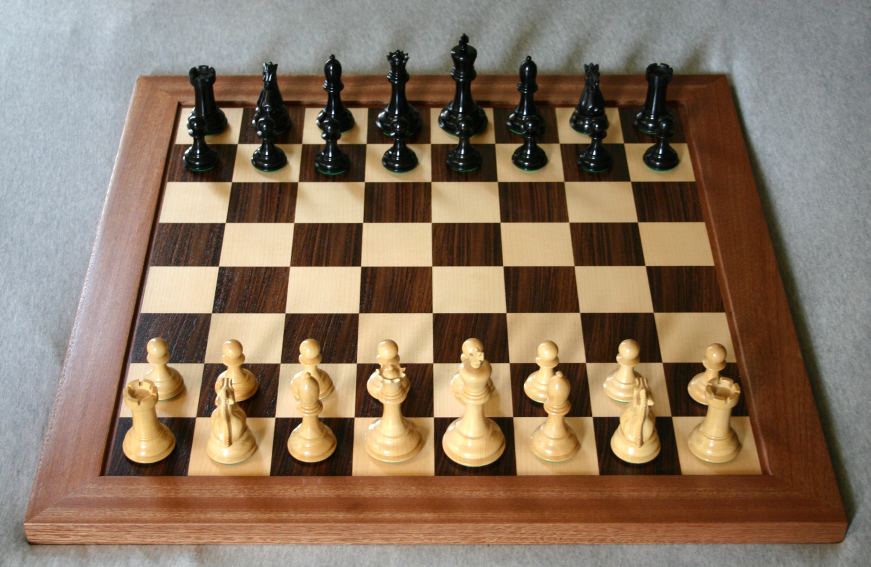
#> input picture test.jpg, 2611 x 1699 px (shown at 1/3 size)
$ python chess.py --image test.jpg   (older library calls are emulated)
#> lines starting #> are read from the running program, lines starting #| are printed output that depends on the picture; after the words box and inside, x2 and y2 are one past the last pixel; in counts of white or black regions, pixels touching at a corner belong together
import numpy as np
import cv2
import argparse
from sklearn.cluster import AgglomerativeClustering, DBSCAN
from scipy.spatial.distance import pdist, squareform
import matplotlib.pyplot as plt


def _absolute_angle_difference(x, y):
    diff = np.mod(np.abs(x - y), 2 * np.pi)
    # angles are cyclical so return smaller of the two possible differences
    return np.min(np.stack([diff, np.pi - diff], axis=-1), axis=-1)


def _get_intersection(rho1, theta1, rho2, theta2):
    cos_t1 = np.cos(theta1)
    cos_t2 = np.cos(theta2)
    sin_t1 = np.sin(theta1)
    sin_t2 = np.sin(theta2)
    x = (sin_t1 * rho2 - sin_t2 * rho1) / (cos_t2 * sin_t1 - cos_t1 * sin_t2)
    y = (cos_t1 * rho2 - cos_t2 * rho1) / (sin_t2 * cos_t1 - sin_t1 * cos_t2)
    return x, y


def _fix_negative_rho(lines: np.ndarray) -> np.ndarray:
    lines = lines.copy()
    neg_rho_mask = lines[..., 0] < 0
    lines[neg_rho_mask, 0] = -lines[neg_rho_mask, 0]
    lines[neg_rho_mask, 1] = lines[neg_rho_mask, 1] - np.pi
    return lines


def main(args):
    # load the image
    image = cv2.imread(args["image"])
#> image is the input picture: shape (1699, 2611, 3); mean B, G, R 97.9, 117.7, 137.7
    gray = cv2.cvtColor(image, cv2.COLOR_BGR2GRAY)
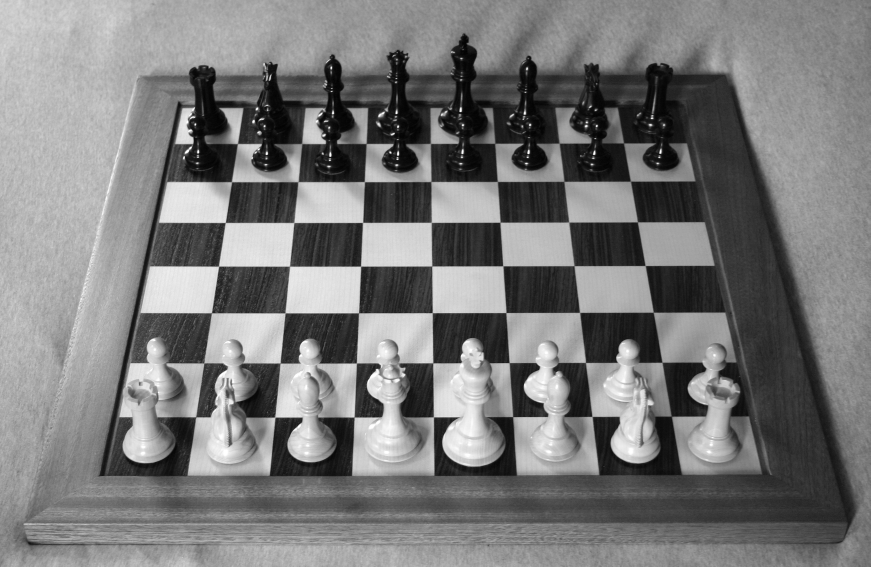
#> gray: shape (1699, 2611) (shown at 1/3 size); min 0, max 255, mean 121.4
    edged = cv2.Canny(gray, 90, 400)
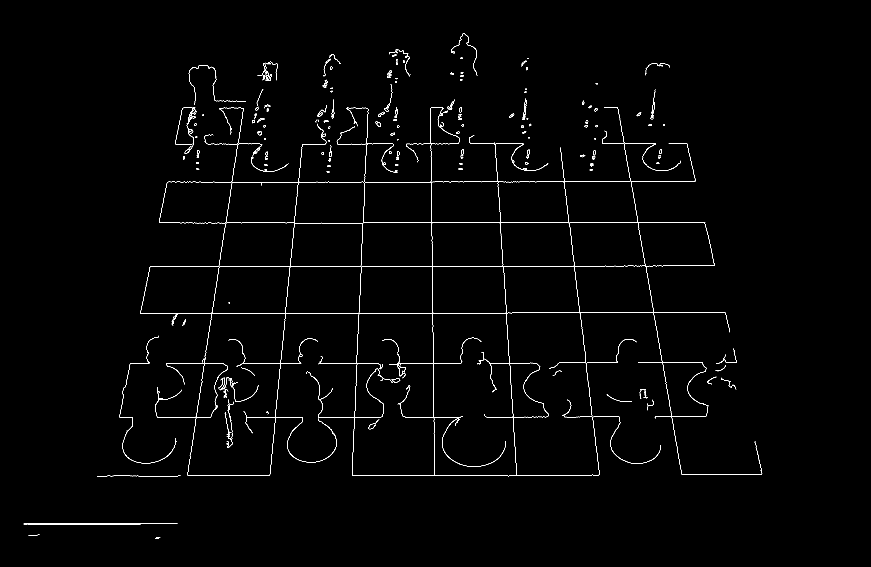
#> edged: shape (1699, 2611) (shown at 1/3 size); 0.81% white in thin lines or dots, all inside (x1, y1, x2, y2) = (71, 100, 2287, 1617)
    lines = cv2.HoughLines(edged, 1, np.pi / 360, 100)
#> lines = 175 rows, first 8: [799, 1.57], [939, 1.57], [668, 1.57], [546, 1.57], [1427, 1.57], [1117, 0.0436], [1090, 1.57], [1252, 1.57]

    # cluster lines based on their angles
    lines = lines.squeeze(axis=-2)
#> lines = 175 pairs, first value -1910 to 1578, second value 0 to 3.13
    lines = _fix_negative_rho(lines)
#> lines = 175 pairs, first value 318 to 1910, second value -0.227 to 1.59
    thetas = lines[..., 1].reshape(-1, 1)
#> thetas = 175 values, max 1.59 at index 79, min -0.227 at index 71, mean 0.965
    distance_matrix = pdist(thetas, metric=_absolute_angle_difference)
#> distance_matrix = 15225 values, max 1.57 at index 66, min 0 at index 0, mean 0.722
    distance_matrix = squareform(distance_matrix)
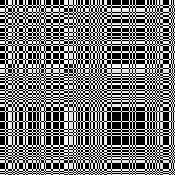
#> distance_matrix: shape (175, 175) float64; min 0, max 1.57, mean 0.718; drawn with min black and max white

    clustering = AgglomerativeClustering(metric="precomputed", linkage="complete", n_clusters=2)
    clusters = clustering.fit_predict(distance_matrix)
#> clusters = 175 values, max 1 at index 0, min 0 at index 5, mean 0.617

    # determine which cluster is the horizontal lines and which is the vertical lines
    angle_with_y_axis = _absolute_angle_difference(thetas, 0.0)
#> angle_with_y_axis = 175 values, max 1.57 at index 0, min 0 at index 67, mean 1
    if angle_with_y_axis[clusters == 0].mean() > angle_with_y_axis[clusters == 1].mean():
        hcluster, vcluster = 0, 1
    else:
        hcluster, vcluster = 1, 0

    horizontal_lines = lines[clusters == hcluster]
#> horizontal_lines = 108 pairs, first value 318 to 1578, second value 1.54 to 1.59
    vertical_lines = lines[clusters == vcluster]
#> vertical_lines = 67 pairs, first value 600 to 1910, second value -0.227 to 0.209

    # find mean vertical line
    mean_vertical_rho, mean_vertical_theta = vertical_lines.mean(axis=0)
#> mean_vertical_rho = 1284.2; mean_vertical_theta = -0.0115
    rho, theta = np.moveaxis(horizontal_lines, -1, 0)
#> rho = 108 values, max 1578 at index 81, min 318 at index 102, mean 977.3; theta = 108 values, max 1.59 at index 45, min 1.54 at index 89, mean 1.57
    intersections = _get_intersection(rho, theta, mean_vertical_rho, mean_vertical_theta)
#> in _get_intersection, `cos_t1 = np.cos(theta1)`: cos_t1 = 108 values, max 0.0262 at index 89, min -0.0175 at index 45, mean 0.000727
#> in _get_intersection, `cos_t2 = np.cos(theta2)`: cos_t2 = 1
#> in _get_intersection, `sin_t1 = np.sin(theta1)`: sin_t1 = 108 values, max 1 at index 0, min 1 at index 89, mean 1
#> in _get_intersection, `sin_t2 = np.sin(theta2)`: sin_t2 = -0.0115
#> in _get_intersection, `x = (sin_t1 * rho2 - sin_t2 * rho1) / (cos_t2 * sin_t1 - cos_t1 * sin_..`: x = 108 values, max 1302.5 at index 45, min 1288 at index 31, mean 1295.5
#> in _get_intersection, `y = (cos_t1 * rho2 - cos_t2 * rho1) / (sin_t2 * cos_t1 - sin_t1 * cos_..`: y = 108 values, max 1589 at index 45, min 323 at index 31, mean 976.4
    intersections = np.stack(intersections, axis=-1)
#> intersections = 108 pairs, first value 1288 to 1302.5, second value 323 to 1589

    clustering = DBSCAN(eps=12, min_samples=1)
    clusters = clustering.fit(intersections)

    # filter horizontal lines
    filtered_lines = []
    for c in range(clusters.labels_.max() + 1):
        lines_in_cluster = horizontal_lines[clusters.labels_ == c]
        rho = lines_in_cluster[..., 0]
        median = np.argsort(rho)[len(rho) // 2]
        filtered_lines.append(lines_in_cluster[median])
#> this loop made 10 passes
#> (rho, median) on passes 1, 3, 4, 8, 9: ([799, 813, 811, 807, 793, 789, 804, 779, 785, 787, 783, 772], 4), ([668, 678, 661, 681, 683, 675, 656, 651, 653, 658, 663, 648], 10), ([546, 557, 561, 540, 554, 533, 536, 530, 568], 0), ([431, 441, 444, 421, 437, 418, 446, 424, 451, 463], 1), ([1573, 1571, 1575, 1570, 1568, 1566, 1576, 1578], 0)
#> median on passes 2, 5, 6, 7: 0, 0, 6, 3
#> after the loop, filtered_lines = [[793, 1.58], [939, 1.57], [663, 1.58], [546, 1.57], [1427, 1.57], [1097, 1.56], [1245, 1.58], [441, 1.56], [1573, 1.57], [323, 1.57]]
    horizontal_lines = np.stack(filtered_lines, axis=0)
#> horizontal_lines has the same summary as filtered_lines

    # find mean horizontal line
    mean_horizontal_rho, mean_horizontal_theta = horizontal_lines.mean(axis=0)
#> mean_horizontal_rho = 904.7; mean_horizontal_theta = 1.57
    rho, theta = np.moveaxis(vertical_lines, -1, 0)
#> rho = 67 values, max 1910 at index 29, min 600 at index 5, mean 1284.2; theta = 67 values, max 0.209 at index 62, min -0.227 at index 29, mean -0.0115
    intersections = _get_intersection(rho, theta, mean_horizontal_rho, mean_horizontal_theta)
    intersections = np.stack(intersections, axis=-1)
#> intersections = 67 pairs, first value 425.1 to 2169.5, second value 905.1 to 906.6

    clusters = clustering.fit(intersections)

    # filter vertical lines
    filtered_lines = []
    for c in range(clusters.labels_.max() + 1):
        lines_in_cluster = vertical_lines[clusters.labels_ == c]
        rho = lines_in_cluster[..., 0]
        median = np.argsort(rho)[len(rho) // 2]
        filtered_lines.append(lines_in_cluster[median])
#> this loop made 9 passes
#> (rho, median) on passes 1, 2, 3, 4, 5, 7, 8: ([1117, 1110, 1108, 1122, 1124, 1128, 1120, 1112, 1132], 6), ([942, 948, 951, 932, 935, 937, 953, 955], 1), ([1289, 1279, 1281, 1283, 1294, 1299, 1296, 1280, 1302, 1268], 0), ([1768, 1781, 1779, 1777, 1761, 1775, 1758, 1786, 1756], 5), ([767, 773, 777, 778, 758, 782, 765, 761], 1), ([1612, 1623, 1621, 1602, 1598, 1605, 1634, 1625, 1626, 1630], 1), ([1459, 1450, 1442, 1464, 1468, 1445, 1471, 1438], 0)
#> (lines_in_cluster, rho, median) on passes 6, 9: ([[600, 0.201], [604, 0.209], [607, 0.209]], [600, 604, 607], 1), ([[1910, -0.227], [1908, -0.227]], [1910, 1908], 0)
#> after the loop, filtered_lines = [[1120, 0.0524], [948, 0.105], [1289, -0.00873], [1775, -0.166], [773, 0.157], [604, 0.209], [1623, -0.113], [1459, -0.0611], [1910, -0.227]]
    vertical_lines = np.stack(filtered_lines, axis=0)
#> vertical_lines has the same summary as filtered_lines

    # get intersection points
    all_intersections = []
    for hline in horizontal_lines:
        for vline in vertical_lines:
            rho1, theta1 = hline
            rho2, theta2 = vline
            x, y = _get_intersection(rho1, theta1, rho2, theta2)
            all_intersections.append((x, y))
#> this loop made 10 passes
#> hline on passes 1 to 10: [793, 1.58], [939, 1.57], [663, 1.58], [546, 1.57], [1427, 1.57], [1097, 1.56], [1245, 1.58], [441, 1.56], [1573, 1.57], [323, 1.57]
#> after the loop, all_intersections = 90 pairs, first value 283.1 to 2323.4, second value 323 to 1573
    all_intersections = np.array(all_intersections)
    all_intersections = np.concatenate([all_intersections, np.ones((*all_intersections.shape[:-1], 1))], axis=-1)
#> all_intersections = 90 rows, first 8: [1079.5, 802.5, 1], [869.1, 800.6, 1], [1296.1, 804.3, 1], [1935.2, 809.9, 1], [656.1, 798.8, 1], [448.1, 796.9, 1], [1725.6, 808.1, 1], [1511, 806.2, 1]

    iterations = 0
    best_inliers = []
    best_candidate_mapping = []
    while iterations < 200 or len(best_inliers) < 30:
        # randomly select 2 horizontal and 2 vertical lines
        h_rand_indices = np.random.choice(len(horizontal_lines), 2, replace=False)
        h_rand_indices = np.sort(h_rand_indices)
        v_rand_indices = np.random.choice(len(vertical_lines), 2, replace=False)
        v_rand_indices = np.sort(v_rand_indices)
        rand_horizontal = horizontal_lines[h_rand_indices]
        rand_vertical = vertical_lines[v_rand_indices]

        rand_horizontal = rand_horizontal[np.argsort(rand_horizontal[..., 0])]
        rand_vertical = rand_vertical[np.argsort(rand_vertical[..., 0])]

        # get the intersection points
        top_horizontal = rand_horizontal[0]
        bottom_horizontal = rand_horizontal[1]
        left_vertical = rand_vertical[0]
        right_vertical = rand_vertical[1]
        intersections = [
            _get_intersection(top_horizontal[0], top_horizontal[1], left_vertical[0], left_vertical[1]),  # top left
            _get_intersection(top_horizontal[0], top_horizontal[1], right_vertical[0], right_vertical[1]),  # top right
            _get_intersection(
                bottom_horizontal[0], bottom_horizontal[1], right_vertical[0], right_vertical[1]
            ),  # bottom right
            _get_intersection(
                bottom_horizontal[0], bottom_horizontal[1], left_vertical[0], left_vertical[1]
            ),  # bottom left
        ]
        intersections = np.array(intersections)

        for s_x in range(1, 9):
            for s_y in range(1, 9):
                dst = np.array([[0, 0], [s_x, 0], [s_x, s_y], [0, s_y]], dtype=np.float32)
                H, _ = cv2.findHomography(intersections, dst)

                inliers = []
                warped_points = set()
                candidate_mapping = []
                for p in all_intersections:
                    # warp the point
                    p_prime = p @ H.T
                    p_prime = p_prime[..., :2] / p_prime[..., 2, np.newaxis]
                    q = np.round(p_prime).astype(int)
                    if tuple(q) in warped_points:
                        continue
                    # L1 norm
                    error = np.sum(np.abs(p_prime - q))
                    if error < 0.05:
                        inliers.append(p)
                        warped_points.add(tuple(q))
                        candidate_mapping.append((p, q))
                if len(inliers) > len(best_inliers):
                    best_inliers = inliers
                    best_candidate_mapping = candidate_mapping
        if iterations >= 500:
            break
        iterations += 1
#> this loop made 200 passes
#> (h_rand_indices, v_rand_indices, top_horizontal, bottom_horizontal, left_vertical, right_vertical) on passes 1 to 2: ([2, 8], [1, 3], [663, 1.58], [1573, 1.57], [948, 0.105], [1775, -0.166]), ([2, 5], [2, 6], [663, 1.58], [1097, 1.56], [1289, -0.00873], [1623, -0.113])

    intersections = np.array([p for p, _ in best_candidate_mapping])
    warped_points = np.array([q for _, q in best_candidate_mapping])
    # translate warped points
    warped_points = warped_points - warped_points.min(axis=0) + 5
    dst = warped_points * 50
    # recompute the homography using the inliers
    H, _ = cv2.findHomography(intersections, dst)

    # use H to warp the image
    SQUARE_SIZE = 50
    H_np = np.array(H, dtype=np.float32)
    max_size = (warped_points.max(axis=0) + 5) * SQUARE_SIZE
    warped = cv2.warpPerspective(gray, H_np, (max_size[0], max_size[1]))
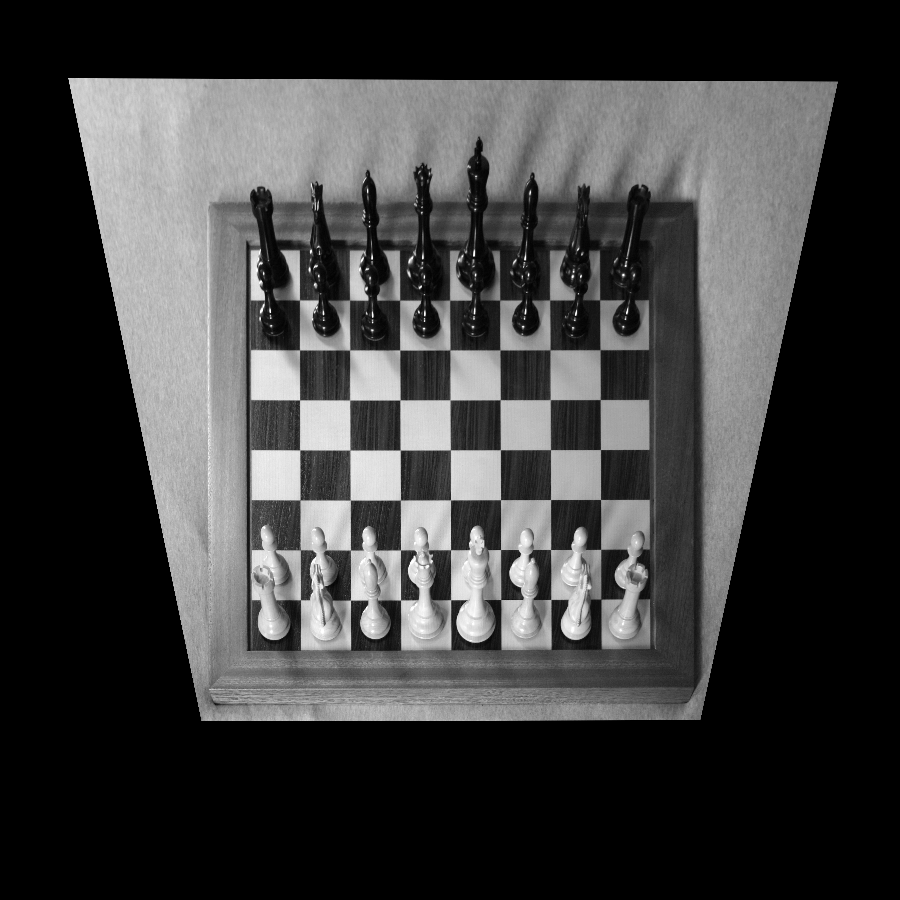
#> warped: shape (900, 900); min 0, max 255, mean 61.4

    # infer missing lines
    threshold = 2
    w_x_min = warped_points[:, 0].min()
    w_x_max = warped_points[:, 0].max()
    w_y_min = warped_points[:, 1].min()
    w_y_max = warped_points[:, 1].max()
    w_x_diff = w_x_max - w_x_min
    w_y_diff = w_y_max - w_y_min

    # infer vertical lines
    while w_x_diff > 8:
        # remove all points corresponding to the left/right columns
        remove_indices = np.where((warped_points[:, 0] == w_x_min) | (warped_points[:, 0] == w_x_max))[0]
        warped_points = np.delete(warped_points, remove_indices, axis=0)
        best_inliers = np.delete(best_inliers, remove_indices, axis=0)
        best_candidate_mapping = np.delete(best_candidate_mapping, remove_indices, axis=0)
        w_x_min = warped_points[:, 0].min()
        w_x_max = warped_points[:, 0].max()
        w_x_diff = w_x_max - w_x_min
#> this loop made 0 passes
    while w_x_diff < 8:
        # horizontal sobel filter
        sobelx = np.abs(cv2.Sobel(warped.copy(), cv2.CV_64F, 1, 0, ksize=3))
        vertical_edges = cv2.Canny(sobelx.astype(np.uint8), 250, 500)
        # sum pixels on the vertical lines to the left and right of min and max x
        left_mid = (w_x_min - 1) * SQUARE_SIZE
        left_sum = np.sum(vertical_edges[:, left_mid - threshold : left_mid + threshold + 1])
        right_mid = (w_x_max + 1) * SQUARE_SIZE
        right_sum = np.sum(vertical_edges[:, right_mid - threshold : right_mid + threshold + 1])
        if left_sum > right_sum:
            # add left column
            w_x_min -= 1
        else:
            # add right column
            w_x_max += 1
        w_x_diff = w_x_max - w_x_min

    # infer horizontal lines
    while w_y_diff > 8:
        # remove all points corresponding to the top/bottom rows
        remove_indices = np.where((warped_points[:, 1] == w_y_min) | (warped_points[:, 1] == w_y_max))[0]
        warped_points = np.delete(warped_points, remove_indices, axis=0)
        best_inliers = np.delete(best_inliers, remove_indices, axis=0)
        best_candidate_mapping = np.delete(best_candidate_mapping, remove_indices, axis=0)
        w_y_min = warped_points[:, 1].min()
        w_y_max = warped_points[:, 1].max()
        w_y_diff = w_y_max - w_y_min
    while w_y_diff < 8:
        # vertical sobel filter
        sobely = np.abs(cv2.Sobel(warped.copy(), cv2.CV_64F, 0, 1, ksize=3))
        horizontal_edges = cv2.Canny(sobely.astype(np.uint8), 250, 500)
        # sum pixels on the horizontal lines to the top and bottom of min and max y
        top_mid = (w_y_min - 1) * SQUARE_SIZE
        top_sum = np.sum(horizontal_edges[top_mid - threshold : top_mid + threshold, :])
        bottom_mid = (w_y_max + 1) * SQUARE_SIZE
        bottom_sum = np.sum(horizontal_edges[bottom_mid - threshold : bottom_mid + threshold, :])
        if top_sum > bottom_sum:
            # add top row
            w_y_min -= 1
        else:
            # add bottom row
            w_y_max += 1
        w_y_diff = w_y_max - w_y_min

    # plot all intersections
    intersections = np.zeros((9, 9, 2))
    for row in range(w_y_min, w_y_max + 1):
        for col in range(w_x_min, w_x_max + 1):
            cv2.circle(warped, (col * SQUARE_SIZE, row * SQUARE_SIZE), 5, (0, 255, 0), -1)
            intersections[row - w_y_min, col - w_x_min] = [col * SQUARE_SIZE, row * SQUARE_SIZE]
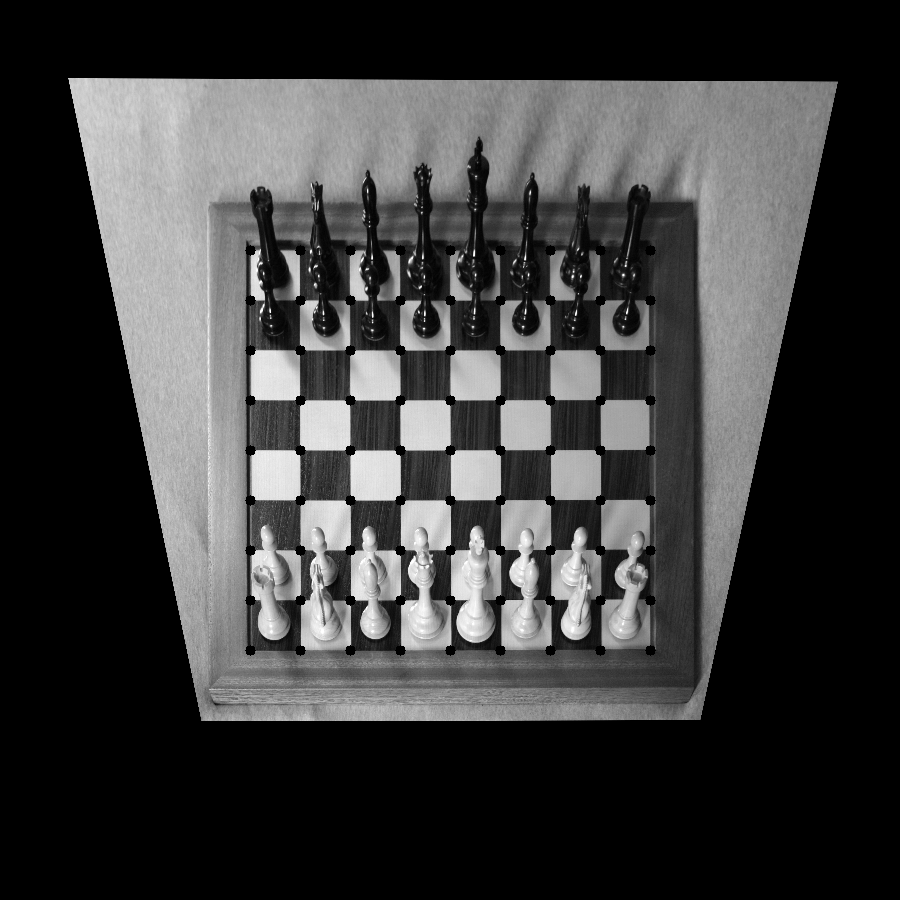
#> warped: shape (900, 900); 0.81% of pixels changed, all inside (x1, y1, x2, y2) = (245, 245, 656, 656)
    print(intersections)
#> (printed output is left out)

    cv2.imshow("Warped", warped)
    cv2.waitKey(0)
    cv2.destroyAllWindows()


if __name__ == "__main__":
    # construct the argument parser and parse the arguments
    ap = argparse.ArgumentParser()
    ap.add_argument("-i", "--image", required=True, help="path to the input image")
    args = vars(ap.parse_args())

    main(args)
